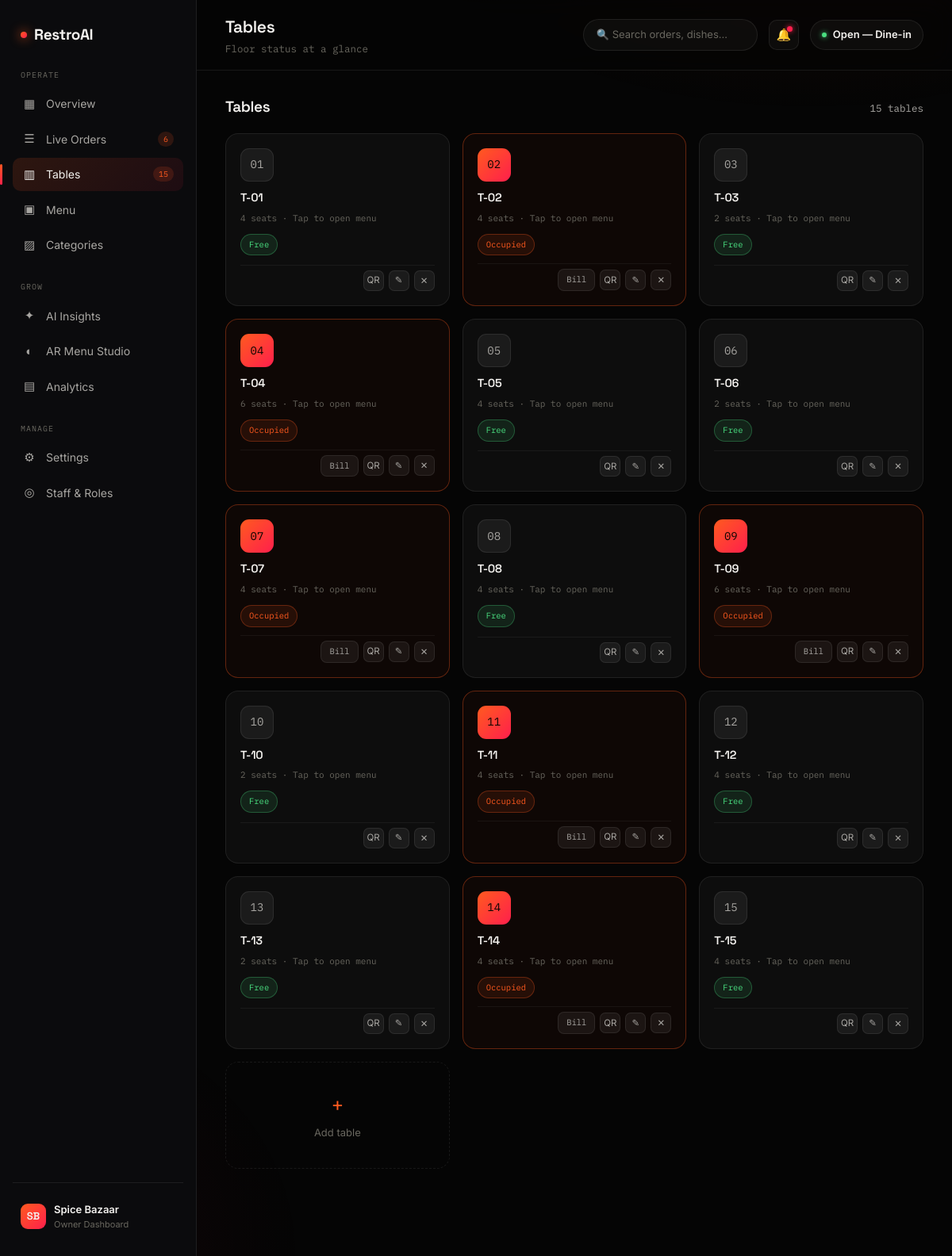
The page /Restro/tables.php (signed in) on the database its author committed.
### tables this page shows
CREATE TABLE IF NOT EXISTS restaurant_tables (
  id         INT UNSIGNED AUTO_INCREMENT PRIMARY KEY,
  table_key  VARCHAR(32)  NOT NULL COMMENT 'Unique id for this table, e.g. tbl_m7n8o9',
  restro_key VARCHAR(32)  NOT NULL COMMENT 'Which restaurant owns this table',
  table_name VARCHAR(50)  NOT NULL COMMENT 'Display name, e.g. T-01',
  seats      INT UNSIGNED NOT NULL DEFAULT 2,
  created_at DATETIME     NOT NULL DEFAULT CURRENT_TIMESTAMP,
  updated_at DATETIME     NOT NULL DEFAULT CURRENT_TIMESTAMP ON UPDATE CURRENT_TIMESTAMP,

  UNIQUE KEY uq_tables_table_key (table_key),
  UNIQUE KEY uq_tables_restro_name (restro_key, table_name),
  KEY idx_tables_restro_key (restro_key),

  CONSTRAINT fk_tables_restro
    FOREIGN KEY (restro_key) REFERENCES restaurants (restro_key)
    ON UPDATE CASCADE ON DELETE CASCADE
);

### Restro/tables.php (the view, shortened to what this page needs)
<?php
require_once __DIR__ . '/../database/db.php';
$restro_key = $_SESSION['restro_key'];
extract(restro_load_nav($conn, $restro_key));
function tableMenuUrl($table_key, $table_name) {
    $scheme = (!empty($_SERVER['HTTPS']) && $_SERVER['HTTPS'] !== 'off') ? 'https' : 'http';
    $host = $_SERVER['HTTP_HOST'] ?? 'localhost';
    $base = $scheme . '://' . $host . dirname($_SERVER['SCRIPT_NAME']);
    $base = rtrim(str_replace('\\', '/', $base), '/');
    return $base . '/customer-menu.php?table=' . urlencode($table_key) . '&name=' . urlencode($table_name);
}
    ?>
    <?php
$stmt = mysqli_prepare($conn, "
    SELECT table_key, table_name, seats
    FROM restaurant_tables
    WHERE restro_key = ?
    ORDER BY table_name
");
mysqli_stmt_bind_param($stmt, 's', $restro_key);
mysqli_stmt_execute($stmt);
$tables = mysqli_fetch_all(mysqli_stmt_get_result($stmt), MYSQLI_ASSOC);
$stmt = mysqli_prepare($conn, "
    SELECT DISTINCT table_key
    FROM orders
    WHERE restro_key = ? AND status != 'completed'
");
mysqli_stmt_bind_param($stmt, 's', $restro_key);
mysqli_stmt_execute($stmt);
$occupied = [];
$result = mysqli_stmt_get_result($stmt);
while ($row = mysqli_fetch_assoc($result)) {
    $occupied[$row['table_key']] = true;
}
?>
<!DOCTYPE html>
<html lang="en">
<head>
<link rel="stylesheet" href="assets/style.css?v=<?php echo @filemtime(__DIR__ . '/assets/style.css'); ?>">
</head>
<body>
<div id="bg-glow"></div>
<div class="shell">
  <?php include __DIR__ . '/includes/sidebar.php'; ?>
  <div class="main">
    <div class="topbar">
      <div><h1>Tables</h1><div class="sub">Floor status at a glance</div></div>
      <div class="topbar-right">
        <div class="search-box">🔍 Search orders, dishes…</div>
        <div class="icon-btn">🔔<span class="dot"></span></div>
        <div class="restaurant-pill"><span class="dot"></span>Open — Dine-in</div>
      </div>
    </div>
    <div class="content">
      <div class="panel-head">
        <h2>Tables</h2>
        <div class="link"><?php echo count($tables); ?> tables</div>
      </div>
      <div class="table-grid">
        <?php foreach ($tables as $t):
          $busy = !empty($occupied[$t['table_key']]);
          $menu_url = tableMenuUrl($t['table_key'], $t['table_name']);
          $num_label = preg_replace('/^T-/', '', $t['table_name']);
        ?>
          <div class="table-card table-card-clickable<?php echo $busy ? ' occupied' : ''; ?>" onclick="location.href='<?php echo htmlspecialchars($menu_url, ENT_QUOTES); ?>'" role="button" tabindex="0">
            <div class="table-top">
              <div class="table-num"><?php echo htmlspecialchars($num_label); ?></div>
            </div>
            <div><h4><?php echo htmlspecialchars($t['table_name']); ?></h4><span class="seats"><?php echo (int) $t['seats']; ?> seats · Tap to open menu</span></div>
            <span class="table-status <?php echo $busy ? 'busy' : 'free'; ?>"><?php echo $busy ? 'Occupied' : 'Free'; ?></span>
            <div class="table-foot">
              <div class="dish-actions">
                <?php if ($busy): ?>
                  <a href="tables.php?checkout=<?php echo urlencode($t['table_key']); ?>&amp;return=<?php echo urlencode('tables.php'); ?>" class="advance-btn" onclick="event.stopPropagation();" title="Review bill, apply discount, settle">Bill</a>
                <?php endif; ?>
                <a href="tables.php?qr=<?php echo urlencode($t['table_key']); ?>" class="a" onclick="event.stopPropagation();" title="Print QR">QR</a>
                <a href="tables.php?edit=<?php echo urlencode($t['table_key']); ?>" class="a" onclick="event.stopPropagation();" title="Edit">✎</a>
                <form method="post" action="tables.php" style="display:inline;" onclick="event.stopPropagation();">
                  <button type="submit" class="a" title="Delete" onclick="return confirm('Remove this table?');">✕</button>
                </form>
              </div>
            </div>
          </div>
        <?php endforeach; ?>
        <a href="tables.php?add=1" class="table-card add-table-card"><span class="plus">+</span>Add table</a>
      </div>
    </div>
  </div>
</div>
</body>
</html>

### rows shown on the page
restaurant_tables: table_name "01", table_name "T-01", seats "4", table_key "Free"
restaurant_tables: table_name "02", table_name "T-02", seats "4", table_key "Occupied"
restaurant_tables: table_name "03", table_name "T-03", seats "2", table_key "Free"
restaurant_tables: table_name "04", table_name "T-04", seats "6", table_key "Occupied"
restaurant_tables: table_name "05", table_name "T-05", seats "4", table_key "Free"
restaurant_tables: table_name "06", table_name "T-06", seats "2", table_key "Free"
restaurant_tables: table_name "07", table_name "T-07", seats "4", table_key "Occupied"
restaurant_tables: table_name "08", table_name "T-08", seats "4", table_key "Free"
restaurant_tables: table_name "09", table_name "T-09", seats "6", table_key "Occupied"
restaurant_tables: table_name "10", table_name "T-10", seats "2", table_key "Free"
restaurant_tables: table_name "11", table_name "T-11", seats "4", table_key "Occupied"
restaurant_tables: table_name "12", table_name "T-12", seats "4", table_key "Free"
restaurant_tables: table_name "13", table_name "T-13", seats "2", table_key "Free"
restaurant_tables: table_name "14", table_name "T-14", seats "4", table_key "Occupied"
restaurant_tables: table_name "15", table_name "T-15", seats "4", table_key "Free"

### other values the page prints
$nav_order_count "6"
$nav_table_count "15"
$owner_initials "SB"
$restaurant_name "Spice Bazaar"
count($tables) "15"
